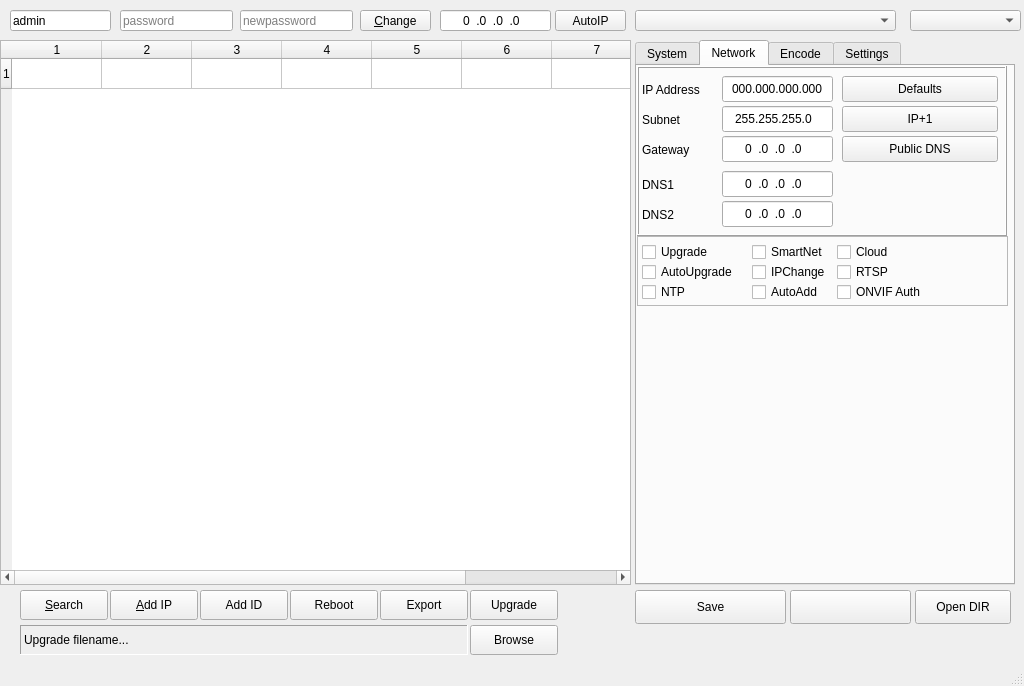
<?xml version="1.0" encoding="UTF-8"?>
<ui version="4.0">
 <class>MainWindow</class>
 <widget class="QMainWindow" name="MainWindow">
  <property name="enabled">
   <bool>true</bool>
  </property>
  <property name="geometry">
   <rect>
    <x>0</x>
    <y>0</y>
    <width>1024</width>
    <height>686</height>
   </rect>
  </property>
  <property name="windowTitle">
   <string>DMS</string>
  </property>
  <property name="windowIcon">
   <iconset>
    <normaloff>res/icon.png</normaloff>res/icon.png</iconset>
  </property>
  <property name="iconSize">
   <size>
    <width>16</width>
    <height>16</height>
   </size>
  </property>
  <property name="toolButtonStyle">
   <enum>Qt::ToolButtonIconOnly</enum>
  </property>
  <widget class="QWidget" name="centralwidget">
   <widget class="QPushButton" name="searchDevices">
    <property name="geometry">
     <rect>
      <x>20</x>
      <y>590</y>
      <width>88</width>
      <height>30</height>
     </rect>
    </property>
    <property name="text">
     <string>&amp;Search</string>
    </property>
   </widget>
   <widget class="QTableWidget" name="tableWidget">
    <property name="geometry">
     <rect>
      <x>0</x>
      <y>40</y>
      <width>631</width>
      <height>545</height>
     </rect>
    </property>
    <property name="sizePolicy">
     <sizepolicy hsizetype="Minimum" vsizetype="Expanding">
      <horstretch>0</horstretch>
      <verstretch>0</verstretch>
     </sizepolicy>
    </property>
    <property name="autoFillBackground">
     <bool>false</bool>
    </property>
    <property name="editTriggers">
     <set>QAbstractItemView::NoEditTriggers</set>
    </property>
    <property name="dragDropOverwriteMode">
     <bool>false</bool>
    </property>
    <property name="alternatingRowColors">
     <bool>true</bool>
    </property>
    <property name="selectionBehavior">
     <enum>QAbstractItemView::SelectRows</enum>
    </property>
    <property name="showGrid">
     <bool>true</bool>
    </property>
    <property name="sortingEnabled">
     <bool>false</bool>
    </property>
    <property name="cornerButtonEnabled">
     <bool>false</bool>
    </property>
    <property name="rowCount">
     <number>1</number>
    </property>
    <property name="columnCount">
     <number>8</number>
    </property>
    <attribute name="horizontalHeaderVisible">
     <bool>true</bool>
    </attribute>
    <attribute name="horizontalHeaderMinimumSectionSize">
     <number>1</number>
    </attribute>
    <attribute name="horizontalHeaderDefaultSectionSize">
     <number>90</number>
    </attribute>
    <attribute name="horizontalHeaderHighlightSections">
     <bool>false</bool>
    </attribute>
    <attribute name="horizontalHeaderStretchLastSection">
     <bool>false</bool>
    </attribute>
    <attribute name="verticalHeaderVisible">
     <bool>true</bool>
    </attribute>
    <attribute name="verticalHeaderCascadingSectionResizes">
     <bool>false</bool>
    </attribute>
    <attribute name="verticalHeaderMinimumSectionSize">
     <number>30</number>
    </attribute>
    <attribute name="verticalHeaderDefaultSectionSize">
     <number>30</number>
    </attribute>
    <row/>
    <column/>
    <column/>
    <column/>
    <column/>
    <column/>
    <column/>
    <column/>
    <column/>
    <item row="0" column="0">
     <property name="text">
      <string/>
     </property>
     <property name="textAlignment">
      <set>AlignTrailing|AlignVCenter</set>
     </property>
     <property name="flags">
      <set>ItemIsSelectable|ItemIsDragEnabled|ItemIsUserCheckable|ItemIsEnabled</set>
     </property>
    </item>
    <item row="0" column="2">
     <property name="text">
      <string/>
     </property>
    </item>
   </widget>
   <widget class="QLineEdit" name="editUsername">
    <property name="geometry">
     <rect>
      <x>10</x>
      <y>10</y>
      <width>101</width>
      <height>21</height>
     </rect>
    </property>
    <property name="text">
     <string>admin</string>
    </property>
   </widget>
   <widget class="QLineEdit" name="editCurrentPassword">
    <property name="geometry">
     <rect>
      <x>120</x>
      <y>10</y>
      <width>113</width>
      <height>21</height>
     </rect>
    </property>
    <property name="placeholderText">
     <string>password</string>
    </property>
   </widget>
   <widget class="QLineEdit" name="editNewPassword">
    <property name="geometry">
     <rect>
      <x>240</x>
      <y>10</y>
      <width>113</width>
      <height>21</height>
     </rect>
    </property>
    <property name="placeholderText">
     <string>newpassword</string>
    </property>
   </widget>
   <widget class="QPushButton" name="btnChangePassword">
    <property name="geometry">
     <rect>
      <x>360</x>
      <y>10</y>
      <width>71</width>
      <height>21</height>
     </rect>
    </property>
    <property name="text">
     <string>&amp;Change</string>
    </property>
   </widget>
   <widget class="QLineEdit" name="editStartIP">
    <property name="geometry">
     <rect>
      <x>440</x>
      <y>10</y>
      <width>111</width>
      <height>21</height>
     </rect>
    </property>
    <property name="inputMask">
     <string>000.000.000.000</string>
    </property>
    <property name="text">
     <string>0.0.0.0</string>
    </property>
    <property name="maxLength">
     <number>15</number>
    </property>
    <property name="alignment">
     <set>Qt::AlignCenter</set>
    </property>
    <property name="placeholderText">
     <string/>
    </property>
   </widget>
   <widget class="QPushButton" name="btnAutoIP">
    <property name="geometry">
     <rect>
      <x>555</x>
      <y>10</y>
      <width>71</width>
      <height>21</height>
     </rect>
    </property>
    <property name="text">
     <string>AutoIP</string>
    </property>
   </widget>
   <widget class="QComboBox" name="comboInterfaces">
    <property name="geometry">
     <rect>
      <x>635</x>
      <y>10</y>
      <width>261</width>
      <height>21</height>
     </rect>
    </property>
    <property name="placeholderText">
     <string>Host interface</string>
    </property>
   </widget>
   <widget class="QComboBox" name="comboIPAddresses">
    <property name="geometry">
     <rect>
      <x>910</x>
      <y>10</y>
      <width>111</width>
      <height>21</height>
     </rect>
    </property>
    <property name="insertPolicy">
     <enum>QComboBox::InsertAtCurrent</enum>
    </property>
    <property name="placeholderText">
     <string>Host IP</string>
    </property>
    <property name="duplicatesEnabled">
     <bool>false</bool>
    </property>
   </widget>
   <widget class="QPushButton" name="btnAddIP">
    <property name="geometry">
     <rect>
      <x>110</x>
      <y>590</y>
      <width>88</width>
      <height>30</height>
     </rect>
    </property>
    <property name="text">
     <string>&amp;Add IP</string>
    </property>
   </widget>
   <widget class="QTabWidget" name="tabWidget">
    <property name="geometry">
     <rect>
      <x>635</x>
      <y>40</y>
      <width>380</width>
      <height>545</height>
     </rect>
    </property>
    <property name="currentIndex">
     <number>1</number>
    </property>
    <widget class="QWidget" name="tab">
     <attribute name="title">
      <string>System</string>
     </attribute>
    </widget>
    <widget class="QWidget" name="tab_4">
     <attribute name="title">
      <string>Network</string>
     </attribute>
     <widget class="QFrame" name="frame">
      <property name="geometry">
       <rect>
        <x>0</x>
        <y>0</y>
        <width>370</width>
        <height>170</height>
       </rect>
      </property>
      <property name="frameShape">
       <enum>QFrame::Box</enum>
      </property>
      <property name="frameShadow">
       <enum>QFrame::Raised</enum>
      </property>
      <property name="lineWidth">
       <number>1</number>
      </property>
      <widget class="QLineEdit" name="editDNS2Address">
       <property name="geometry">
        <rect>
         <x>85</x>
         <y>135</y>
         <width>111</width>
         <height>26</height>
        </rect>
       </property>
       <property name="statusTip">
        <string/>
       </property>
       <property name="accessibleName">
        <string/>
       </property>
       <property name="accessibleDescription">
        <string/>
       </property>
       <property name="inputMask">
        <string>000.000.000.000</string>
       </property>
       <property name="text">
        <string>0.0.0.0</string>
       </property>
       <property name="maxLength">
        <number>15</number>
       </property>
       <property name="frame">
        <bool>true</bool>
       </property>
       <property name="alignment">
        <set>Qt::AlignCenter</set>
       </property>
       <property name="placeholderText">
        <string/>
       </property>
      </widget>
      <widget class="QLabel" name="label_4">
       <property name="geometry">
        <rect>
         <x>5</x>
         <y>110</y>
         <width>76</width>
         <height>18</height>
        </rect>
       </property>
       <property name="text">
        <string>DNS1</string>
       </property>
      </widget>
      <widget class="QLabel" name="label_3">
       <property name="geometry">
        <rect>
         <x>5</x>
         <y>75</y>
         <width>76</width>
         <height>18</height>
        </rect>
       </property>
       <property name="text">
        <string>Gateway</string>
       </property>
      </widget>
      <widget class="QLineEdit" name="editGatewayAddress">
       <property name="geometry">
        <rect>
         <x>85</x>
         <y>70</y>
         <width>111</width>
         <height>26</height>
        </rect>
       </property>
       <property name="statusTip">
        <string/>
       </property>
       <property name="accessibleName">
        <string/>
       </property>
       <property name="accessibleDescription">
        <string/>
       </property>
       <property name="inputMask">
        <string>000.000.000.000</string>
       </property>
       <property name="text">
        <string>0.0.0.0</string>
       </property>
       <property name="maxLength">
        <number>15</number>
       </property>
       <property name="frame">
        <bool>true</bool>
       </property>
       <property name="alignment">
        <set>Qt::AlignCenter</set>
       </property>
       <property name="placeholderText">
        <string/>
       </property>
      </widget>
      <widget class="QLineEdit" name="editSubnetAddress">
       <property name="geometry">
        <rect>
         <x>85</x>
         <y>40</y>
         <width>111</width>
         <height>26</height>
        </rect>
       </property>
       <property name="statusTip">
        <string/>
       </property>
       <property name="accessibleName">
        <string/>
       </property>
       <property name="accessibleDescription">
        <string/>
       </property>
       <property name="inputMask">
        <string>000.000.000.000</string>
       </property>
       <property name="text">
        <string>255.255.255.0</string>
       </property>
       <property name="maxLength">
        <number>15</number>
       </property>
       <property name="frame">
        <bool>true</bool>
       </property>
       <property name="alignment">
        <set>Qt::AlignCenter</set>
       </property>
       <property name="placeholderText">
        <string/>
       </property>
      </widget>
      <widget class="QPushButton" name="btnSetPubDNS">
       <property name="geometry">
        <rect>
         <x>205</x>
         <y>70</y>
         <width>156</width>
         <height>26</height>
        </rect>
       </property>
       <property name="text">
        <string>Public DNS</string>
       </property>
      </widget>
      <widget class="QLineEdit" name="editIPAddress">
       <property name="geometry">
        <rect>
         <x>85</x>
         <y>10</y>
         <width>111</width>
         <height>26</height>
        </rect>
       </property>
       <property name="statusTip">
        <string/>
       </property>
       <property name="accessibleName">
        <string/>
       </property>
       <property name="accessibleDescription">
        <string/>
       </property>
       <property name="inputMask">
        <string>000.000.000.000</string>
       </property>
       <property name="text">
        <string>000.000.000.000</string>
       </property>
       <property name="maxLength">
        <number>15</number>
       </property>
       <property name="frame">
        <bool>true</bool>
       </property>
       <property name="alignment">
        <set>Qt::AlignCenter</set>
       </property>
       <property name="placeholderText">
        <string/>
       </property>
      </widget>
      <widget class="QLabel" name="label_5">
       <property name="geometry">
        <rect>
         <x>5</x>
         <y>140</y>
         <width>76</width>
         <height>18</height>
        </rect>
       </property>
       <property name="text">
        <string>DNS2</string>
       </property>
      </widget>
      <widget class="QLabel" name="label">
       <property name="geometry">
        <rect>
         <x>5</x>
         <y>15</y>
         <width>76</width>
         <height>18</height>
        </rect>
       </property>
       <property name="text">
        <string>IP Address</string>
       </property>
      </widget>
      <widget class="QLabel" name="label_2">
       <property name="geometry">
        <rect>
         <x>5</x>
         <y>45</y>
         <width>76</width>
         <height>18</height>
        </rect>
       </property>
       <property name="text">
        <string>Subnet</string>
       </property>
      </widget>
      <widget class="QPushButton" name="btnSetIPPlus">
       <property name="geometry">
        <rect>
         <x>205</x>
         <y>40</y>
         <width>156</width>
         <height>26</height>
        </rect>
       </property>
       <property name="text">
        <string>IP+1</string>
       </property>
      </widget>
      <widget class="QPushButton" name="btnSetDefaultIP">
       <property name="geometry">
        <rect>
         <x>205</x>
         <y>10</y>
         <width>156</width>
         <height>26</height>
        </rect>
       </property>
       <property name="text">
        <string>Defaults</string>
       </property>
      </widget>
      <widget class="QLineEdit" name="editDNS1Address">
       <property name="geometry">
        <rect>
         <x>85</x>
         <y>105</y>
         <width>111</width>
         <height>26</height>
        </rect>
       </property>
       <property name="statusTip">
        <string/>
       </property>
       <property name="accessibleName">
        <string/>
       </property>
       <property name="accessibleDescription">
        <string/>
       </property>
       <property name="inputMask">
        <string>000.000.000.000</string>
       </property>
       <property name="text">
        <string>0.0.0.0</string>
       </property>
       <property name="maxLength">
        <number>15</number>
       </property>
       <property name="frame">
        <bool>true</bool>
       </property>
       <property name="alignment">
        <set>Qt::AlignCenter</set>
       </property>
       <property name="placeholderText">
        <string/>
       </property>
      </widget>
     </widget>
     <widget class="QFrame" name="frame_2">
      <property name="geometry">
       <rect>
        <x>0</x>
        <y>170</y>
        <width>371</width>
        <height>70</height>
       </rect>
      </property>
      <property name="frameShape">
       <enum>QFrame::StyledPanel</enum>
      </property>
      <property name="frameShadow">
       <enum>QFrame::Raised</enum>
      </property>
      <widget class="QCheckBox" name="checkBox">
       <property name="geometry">
        <rect>
         <x>5</x>
         <y>5</y>
         <width>111</width>
         <height>22</height>
        </rect>
       </property>
       <property name="text">
        <string>Upgrade</string>
       </property>
      </widget>
      <widget class="QCheckBox" name="checkBox_2">
       <property name="geometry">
        <rect>
         <x>5</x>
         <y>25</y>
         <width>111</width>
         <height>22</height>
        </rect>
       </property>
       <property name="text">
        <string>AutoUpgrade</string>
       </property>
      </widget>
      <widget class="QCheckBox" name="checkBox_3">
       <property name="geometry">
        <rect>
         <x>5</x>
         <y>45</y>
         <width>111</width>
         <height>22</height>
        </rect>
       </property>
       <property name="text">
        <string>NTP</string>
       </property>
      </widget>
      <widget class="QCheckBox" name="checkBox_4">
       <property name="geometry">
        <rect>
         <x>115</x>
         <y>5</y>
         <width>111</width>
         <height>22</height>
        </rect>
       </property>
       <property name="text">
        <string>SmartNet</string>
       </property>
      </widget>
      <widget class="QCheckBox" name="checkBox_5">
       <property name="geometry">
        <rect>
         <x>115</x>
         <y>25</y>
         <width>111</width>
         <height>22</height>
        </rect>
       </property>
       <property name="text">
        <string>IPChange</string>
       </property>
      </widget>
      <widget class="QCheckBox" name="checkBox_6">
       <property name="geometry">
        <rect>
         <x>115</x>
         <y>45</y>
         <width>111</width>
         <height>22</height>
        </rect>
       </property>
       <property name="text">
        <string>AutoAdd</string>
       </property>
      </widget>
      <widget class="QCheckBox" name="checkBox_7">
       <property name="geometry">
        <rect>
         <x>200</x>
         <y>5</y>
         <width>111</width>
         <height>22</height>
        </rect>
       </property>
       <property name="text">
        <string>Cloud</string>
       </property>
      </widget>
      <widget class="QCheckBox" name="checkBox_8">
       <property name="geometry">
        <rect>
         <x>200</x>
         <y>45</y>
         <width>111</width>
         <height>22</height>
        </rect>
       </property>
       <property name="text">
        <string>ONVIF Auth</string>
       </property>
      </widget>
      <widget class="QCheckBox" name="checkBox_9">
       <property name="geometry">
        <rect>
         <x>200</x>
         <y>25</y>
         <width>111</width>
         <height>22</height>
        </rect>
       </property>
       <property name="text">
        <string>RTSP</string>
       </property>
      </widget>
     </widget>
    </widget>
    <widget class="QWidget" name="tab_3">
     <attribute name="title">
      <string>Encode</string>
     </attribute>
    </widget>
    <widget class="QWidget" name="tab_2">
     <attribute name="title">
      <string>Settings</string>
     </attribute>
    </widget>
   </widget>
   <widget class="QPushButton" name="btnUpgrade">
    <property name="geometry">
     <rect>
      <x>470</x>
      <y>590</y>
      <width>88</width>
      <height>30</height>
     </rect>
    </property>
    <property name="text">
     <string>Upgrade</string>
    </property>
   </widget>
   <widget class="QPushButton" name="btnReboot">
    <property name="geometry">
     <rect>
      <x>290</x>
      <y>590</y>
      <width>88</width>
      <height>30</height>
     </rect>
    </property>
    <property name="text">
     <string>Reboot</string>
    </property>
   </widget>
   <widget class="QPushButton" name="btnExport">
    <property name="geometry">
     <rect>
      <x>380</x>
      <y>590</y>
      <width>88</width>
      <height>30</height>
     </rect>
    </property>
    <property name="text">
     <string>Export</string>
    </property>
   </widget>
   <widget class="QPushButton" name="btnAddID">
    <property name="geometry">
     <rect>
      <x>200</x>
      <y>590</y>
      <width>88</width>
      <height>30</height>
     </rect>
    </property>
    <property name="text">
     <string>Add ID</string>
    </property>
   </widget>
   <widget class="QPushButton" name="btnSave">
    <property name="geometry">
     <rect>
      <x>635</x>
      <y>590</y>
      <width>151</width>
      <height>34</height>
     </rect>
    </property>
    <property name="text">
     <string>Save</string>
    </property>
   </widget>
   <widget class="QPushButton" name="btnOpenDir">
    <property name="geometry">
     <rect>
      <x>915</x>
      <y>590</y>
      <width>96</width>
      <height>34</height>
     </rect>
    </property>
    <property name="text">
     <string>Open DIR</string>
    </property>
   </widget>
   <widget class="QPushButton" name="btnempty">
    <property name="geometry">
     <rect>
      <x>790</x>
      <y>590</y>
      <width>121</width>
      <height>34</height>
     </rect>
    </property>
    <property name="text">
     <string/>
    </property>
   </widget>
   <widget class="QLabel" name="labFilename">
    <property name="geometry">
     <rect>
      <x>20</x>
      <y>625</y>
      <width>448</width>
      <height>30</height>
     </rect>
    </property>
    <property name="frameShape">
     <enum>QFrame::Panel</enum>
    </property>
    <property name="frameShadow">
     <enum>QFrame::Sunken</enum>
    </property>
    <property name="text">
     <string>Upgrade filename...</string>
    </property>
    <property name="textFormat">
     <enum>Qt::PlainText</enum>
    </property>
    <property name="scaledContents">
     <bool>false</bool>
    </property>
    <property name="margin">
     <number>0</number>
    </property>
   </widget>
   <widget class="QPushButton" name="btnBrowse">
    <property name="geometry">
     <rect>
      <x>470</x>
      <y>625</y>
      <width>88</width>
      <height>30</height>
     </rect>
    </property>
    <property name="text">
     <string>Browse</string>
    </property>
   </widget>
  </widget>
  <widget class="QMenuBar" name="menubar">
   <property name="geometry">
    <rect>
     <x>0</x>
     <y>0</y>
     <width>1024</width>
     <height>30</height>
    </rect>
   </property>
  </widget>
  <widget class="QStatusBar" name="statusbar">
   <property name="autoFillBackground">
    <bool>false</bool>
   </property>
   <property name="sizeGripEnabled">
    <bool>true</bool>
   </property>
   <property name="showMessage" stdset="0">
    <string>Disconnected</string>
   </property>
  </widget>
 </widget>
 <resources/>
 <connections>
  <connection>
   <sender>tableWidget</sender>
   <signal>cellClicked(int,int)</signal>
   <receiver>editIPAddress</receiver>
   <slot>update()</slot>
   <hints>
    <hint type="sourcelabel">
     <x>162</x>
     <y>119</y>
    </hint>
    <hint type="destinationlabel">
     <x>743</x>
     <y>119</y>
    </hint>
   </hints>
  </connection>
 </connections>
 <designerdata>
  <property name="gridDeltaX">
   <number>5</number>
  </property>
  <property name="gridDeltaY">
   <number>5</number>
  </property>
  <property name="gridSnapX">
   <bool>true</bool>
  </property>
  <property name="gridSnapY">
   <bool>true</bool>
  </property>
  <property name="gridVisible">
   <bool>true</bool>
  </property>
 </designerdata>
</ui>
